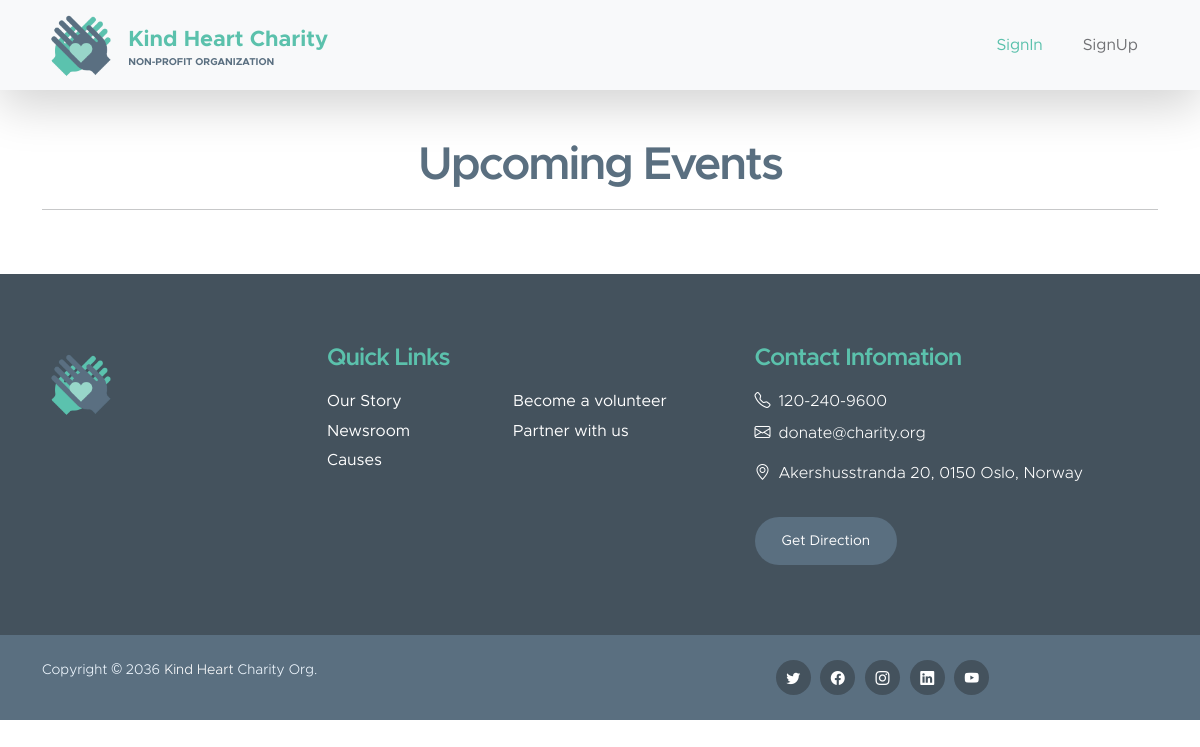
The page /volunteer-dashboard/ on the database as committed earlier.
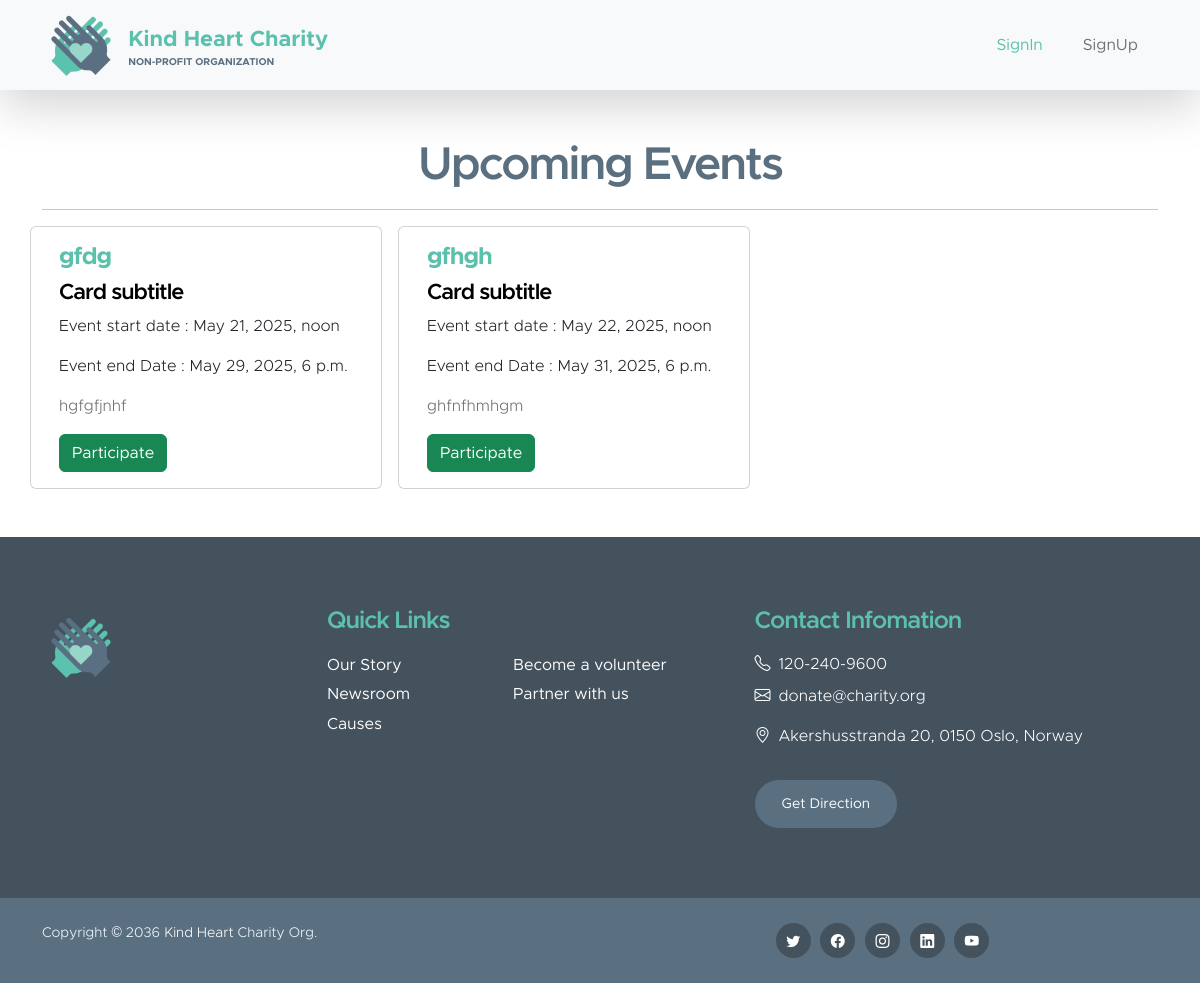
The same page on the database as committed later.
### heart_charity/models.py (models this page shows, shortened)
class Event(models.Model):
    title = models.CharField(max_length=100)
    subtitle = models.CharField(max_length=100, blank=True)
    description = models.TextField()
    start_time = models.DateTimeField()
    end_time = models.DateTimeField()
    participant_count = models.PositiveIntegerField(default=0)

### heart_charity/views.py (the view, shortened to what this page needs)
# urls.py: path('volunteer-dashboard/', views.volunteer_dashboard, name='volunteer_dashboard'),
def volunteer_dashboard(request):
    upcoming_events = Event.objects.filter(start_time__gte=datetime.now()).order_by('start_time')
    return render(request, 'volunteer_dashboard.html', {'events': upcoming_events})

### heart_charity/templates/volunteer_dashboard.html (shortened to what this page needs)
{% extends 'base.html' %}
{% load static %}
{% block content %}
<div class="container">
    <center><h2>Upcoming Events</h2>
    </center><hr>
    <div class="row">
        {% for event in events %}
        <div class="card col-md-4 me-3" style="width: 22rem; " data-event-id="{{ event.id }}">
            <div class="card-body">
              <h5 class="card-title"><strong>{{ event.title }}</strong></h5>
              <h6 class="card-text ">Card subtitle</h6>
              <p class="card-text  text-dark ">Event start date : {{ event.start_time }}</p>
              <p class="card-text text-dark">Event end Date : {{ event.end_time }}</p>
              <p class="card-text">{{ event.description }}</p>
              <button href="#" class="btn btn-success ">Participate</button>
            </div>
          </div>
          {% endfor %}
    </div>
</div>
{% endblock %}

Rows that differ between the two databases and show on the page:
added Event: title "gfdg", start_time "May 21, 2025, noon", end_time "May 29, 2025, 6 p.m.", description "hgfgfjnhf"
added Event: title "gfhgh", start_time "May 22, 2025, noon", end_time "May 31, 2025, 6 p.m.", description "ghfnfhmhgm"
